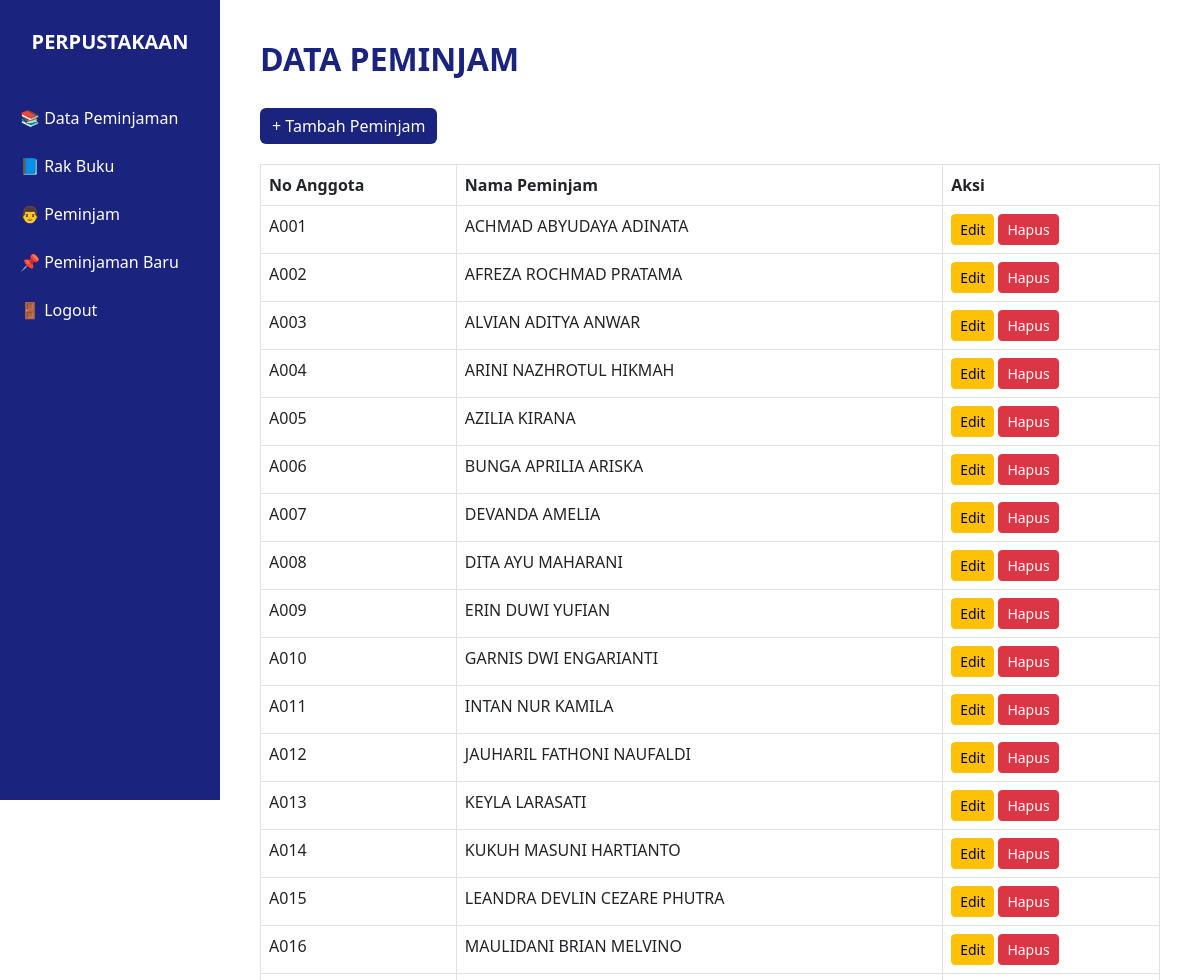
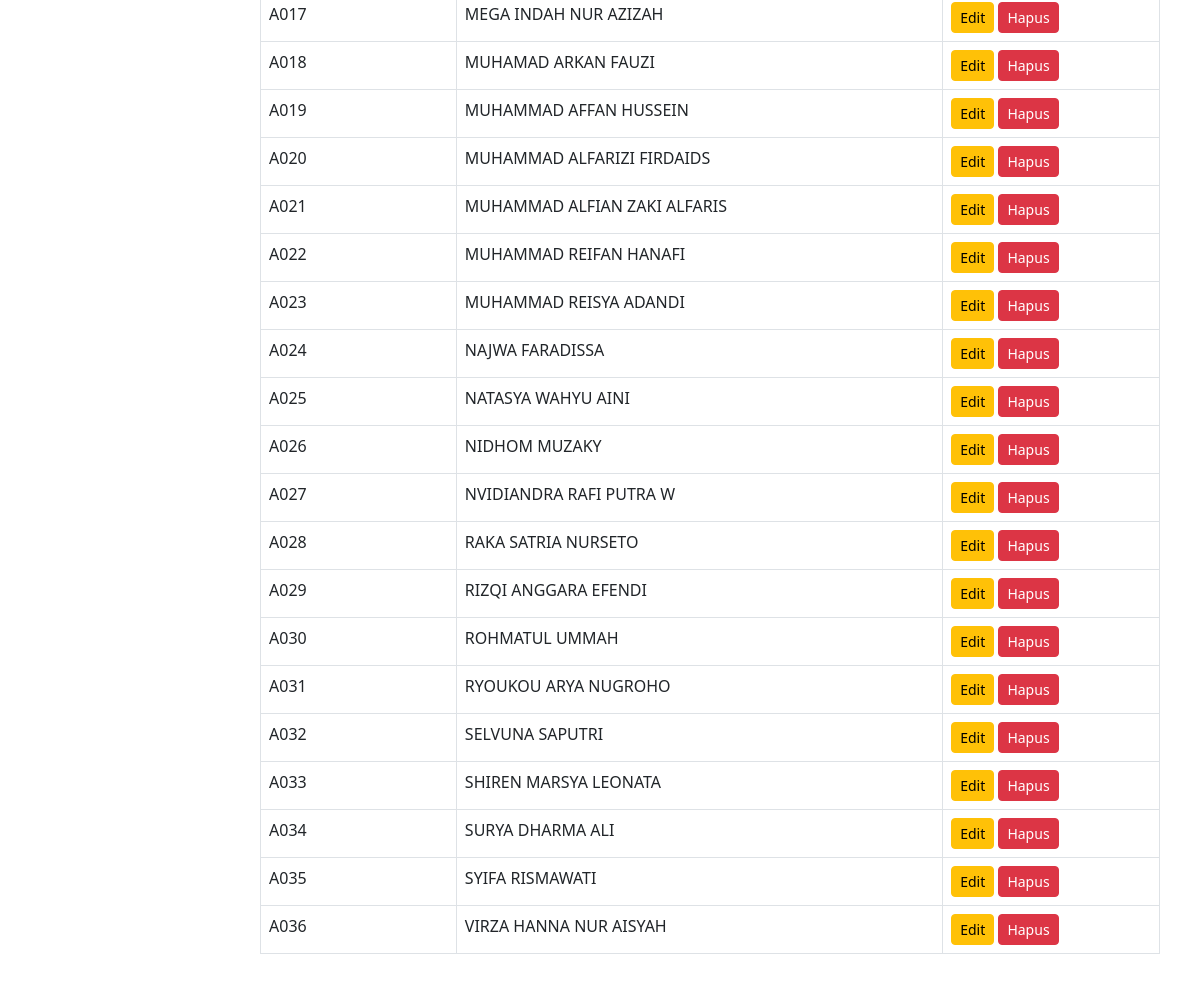
/peminjam/list.php (signed in), run on the app's committed database (2 pictures, top to bottom).
### tables this page shows
CREATE TABLE `peminjam` (
  `no_anggota` varchar(4) NOT NULL,
  `nm_peminjam` varchar(100) DEFAULT NULL
);

### peminjam/list.php (the view, shortened to what this page needs)
<?php
include '../koneksi.php';
?>
<!DOCTYPE html>
<html lang="en">
<head>
    <link href="https://cdn.jsdelivr.net/npm/bootstrap@5.3.0/dist/css/bootstrap.min.css" rel="stylesheet" />
</head>
<body>
<div class="sidebar">
    <h3>PERPUSTAKAAN</h3>
    <a href="../index.php">📚 Data Peminjaman</a>
    <a href="../buku/list.php">📘 Rak Buku</a>
    <a href="list.php">👨 Peminjam</a>
    <a href="../peminjaman/tambah.php">📌 Peminjaman Baru</a>
   <a href="../logout.php">🚪 Logout</a>
</div>
<div class="main-content">
    <h2>Data Peminjam</h2>
    <a href="tambah.php" class="btn btn-primary btn-tambah">+ Tambah Peminjam</a>
    <table class="table table-bordered">
        <thead>
            <tr>
                <th>No Anggota</th>
                <th>Nama Peminjam</th>
                <th>Aksi</th>
            </tr>
        </thead>
        <tbody>
            <?php
            $data = mysqli_query($koneksi, "SELECT * FROM peminjam");
            while ($d = mysqli_fetch_array($data)) {
                echo "<tr>
                        <td>{$d['no_anggota']}</td>
                        <td>{$d['nm_peminjam']}</td>
                        <td>
                            <a href='?edit={$d['no_anggota']}' class='btn btn-warning btn-sm'>Edit</a>
                            <a href='?hapus={$d['no_anggota']}' class='btn btn-danger btn-sm' onclick='return confirm(\"Yakin hapus data ini?\")'>Hapus</a>
                        </td>
                    </tr>";
            }
            ?>
        </tbody>
    </table>
</div>
</body>
</html>

### peminjam/list.php (style rules this page uses)
:root { --main-color: #1A237E; }
body { margin: 0; font-family: 'Segoe UI', Tahoma, Geneva, Verdana, sans-serif; }
.sidebar { position: fixed; width: 220px; height: 100vh; background-color: var(--main-color); color: white; padding-top: 30px; }
.sidebar h3 { text-align: center; margin-bottom: 40px; font-weight: bold; font-size: 20px; }
.sidebar a { display: block; padding: 12px 20px; color: white; text-decoration: none; }
.main-content { margin-left: 220px; padding: 40px; }
h2 { color: var(--main-color); font-weight: bold; text-transform: uppercase; margin-bottom: 30px; }
.btn-tambah { background-color: var(--main-color); border: none; margin-bottom: 20px; }
table { width: 100%; }
thead { background-color: var(--main-color); color: white; }
tbody tr:nth-child(even) { background-color: #f2f2f2; }

### data on the page
peminjam: no_anggota "A001", nm_peminjam "ACHMAD ABYUDAYA ADINATA"
peminjam: no_anggota "A002", nm_peminjam "AFREZA ROCHMAD PRATAMA"
peminjam: no_anggota "A003", nm_peminjam "ALVIAN ADITYA ANWAR"
peminjam: no_anggota "A004", nm_peminjam "ARINI NAZHROTUL HIKMAH"
peminjam: no_anggota "A005", nm_peminjam "AZILIA KIRANA"
peminjam: no_anggota "A006", nm_peminjam "BUNGA APRILIA ARISKA"
peminjam: no_anggota "A007", nm_peminjam "DEVANDA AMELIA"
peminjam: no_anggota "A008", nm_peminjam "DITA AYU MAHARANI"
peminjam: no_anggota "A009", nm_peminjam "ERIN DUWI YUFIAN"
peminjam: no_anggota "A010", nm_peminjam "GARNIS DWI ENGARIANTI"
peminjam: no_anggota "A011", nm_peminjam "INTAN NUR KAMILA"
peminjam: no_anggota "A012", nm_peminjam "JAUHARIL FATHONI NAUFALDI"
peminjam: no_anggota "A013", nm_peminjam "KEYLA LARASATI"
peminjam: no_anggota "A014", nm_peminjam "KUKUH MASUNI HARTIANTO"
peminjam: no_anggota "A015", nm_peminjam "LEANDRA DEVLIN CEZARE PHUTRA"
peminjam: no_anggota "A016", nm_peminjam "MAULIDANI BRIAN MELVINO"
peminjam: no_anggota "A017", nm_peminjam "MEGA INDAH NUR AZIZAH"
peminjam: no_anggota "A018", nm_peminjam "MUHAMAD ARKAN FAUZI"
peminjam: no_anggota "A019", nm_peminjam "MUHAMMAD AFFAN HUSSEIN"
peminjam: no_anggota "A020", nm_peminjam "MUHAMMAD ALFARIZI FIRDAIDS"
peminjam: no_anggota "A021", nm_peminjam "MUHAMMAD ALFIAN ZAKI ALFARIS"
peminjam: no_anggota "A022", nm_peminjam "MUHAMMAD REIFAN HANAFI"
peminjam: no_anggota "A023", nm_peminjam "MUHAMMAD REISYA ADANDI"
peminjam: no_anggota "A024", nm_peminjam "NAJWA FARADISSA"
peminjam: no_anggota "A025", nm_peminjam "NATASYA WAHYU AINI"
peminjam: no_anggota "A026", nm_peminjam "NIDHOM MUZAKY"
peminjam: no_anggota "A027", nm_peminjam "NVIDIANDRA RAFI PUTRA W"
peminjam: no_anggota "A028", nm_peminjam "RAKA SATRIA NURSETO"
peminjam: no_anggota "A029", nm_peminjam "RIZQI ANGGARA EFENDI"
peminjam: no_anggota "A030", nm_peminjam "ROHMATUL UMMAH"
peminjam: no_anggota "A031", nm_peminjam "RYOUKOU ARYA NUGROHO"
peminjam: no_anggota "A032", nm_peminjam "SELVUNA SAPUTRI"
peminjam: no_anggota "A033", nm_peminjam "SHIREN MARSYA LEONATA"
peminjam: no_anggota "A034", nm_peminjam "SURYA DHARMA ALI"
peminjam: no_anggota "A035", nm_peminjam "SYIFA RISMAWATI"
peminjam: no_anggota "A036", nm_peminjam "VIRZA HANNA NUR AISYAH"
